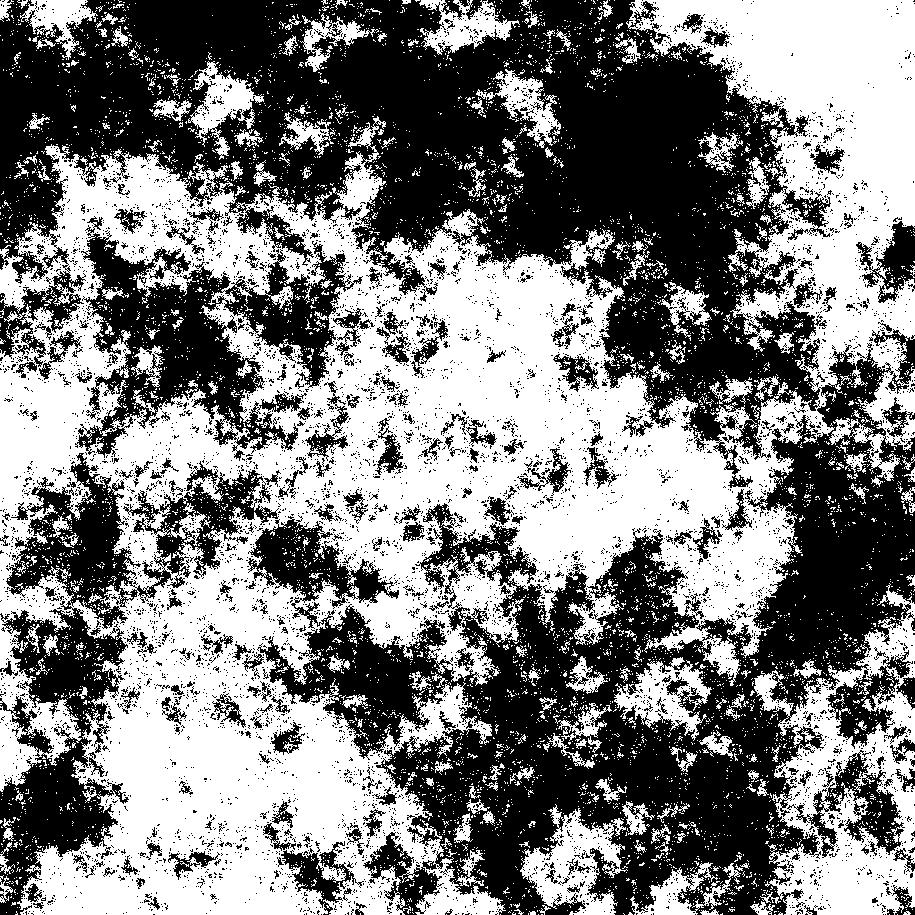
#> input picture sample_fractals/s2_d1.8.png, 915 x 915 px
$ python boxes-draw.py
#> lines starting #> are read from the running program, lines starting #| are printed output that depends on the picture; after the words box and inside, x2 and y2 are one past the last pixel; in counts of white or black regions, pixels touching at a corner belong together
import numpy as np
import cv2
import matplotlib.pyplot as plt

# Define canvas size
size = 1024
height = size+1
width = size+1

# Get subdivision sizes
n = 2**np.floor(np.log(height)/np.log(2)) # Greatest power of 2 less than or equal to canvas
# Extract the exponent
n = int(np.log(n)/np.log(2))
sizes = 2**np.arange(n-1, 0, -1)
boxcounts = {size: 0 for size in sizes}

# Load image
file = 's2_d1.8.png'
canvas = cv2.imread('sample_fractals/' + file, 3)
#> canvas is the input picture: shape (915, 915, 3); 49.7% white; 7106 white regions (6853 under 20 px), largest, box (x1, y1, x2, y2) and area: (0, 0, 915, 915) 333670, (754, 583, 915, 915) 22534, (520, 804, 628, 915) 5472
canvas = cv2.resize(canvas, dsize=[height, width], interpolation=cv2.INTER_AREA)
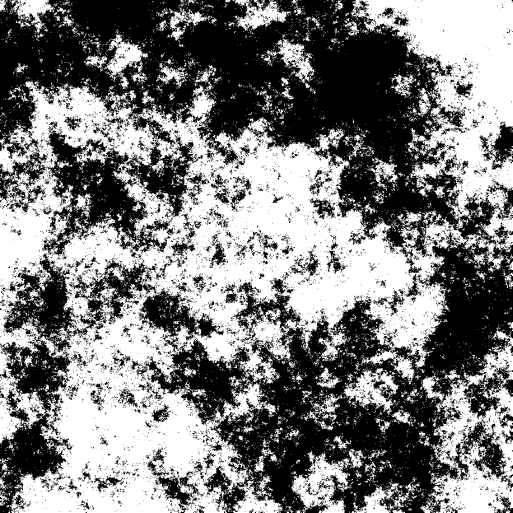
#> canvas: shape (1025, 1025, 3) (shown at 1/2 size); min 0, max 255, mean 126.8
# Specify a threshold 0-255
threshold = 128
# make all pixels < threshold black
binarized = canvas > threshold
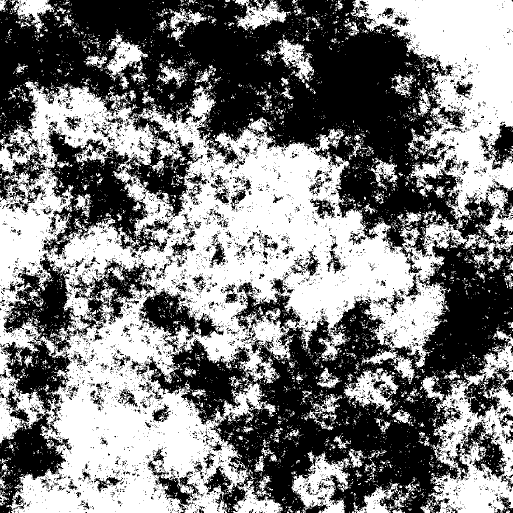
#> binarized: shape (1025, 1025, 3) bool (shown at 1/2 size); 49.6% white; 6540 white regions (6206 under 20 px), largest, box (x1, y1, x2, y2) and area: (0, 0, 1025, 1025) 417917, (845, 653, 1025, 1025) 28351, (583, 901, 702, 1025) 6923


def boxcount2d(subdiv):
    for s in subdiv:
        # Reset box counter
        bc = 0
        # Make list of box corners
        corners = []
        for y in range(0, height, int(height/s)):
            for x in range(0, height, int(height/s)):
                corners.append([x, y])

        # Detect edges and draw box
        for c in range(1, len(corners)-s):
            boxval = np.mean(binarized[corners[c-1][1]:corners[c+s][1], corners[c-1][0]:corners[c][0]])
            if 0.0 < boxval < 1.0:
                cv2.rectangle(canvas, corners[c], corners[c+s], (0, 0, 255), 1)
                bc += 1

        boxcounts[s] = bc

        cv2.imshow('img', canvas)
        cv2.waitKey(16)
#> this loop made 9 passes
#> pass 1, in boxcount2d, `cv2.imshow('img', canvas)`:
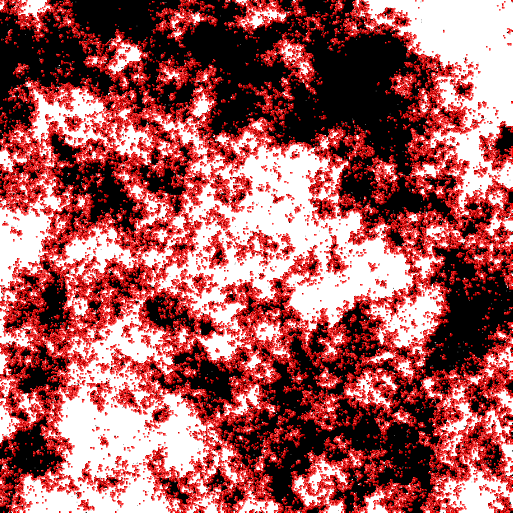
#> window 'img': shape (1025, 1025, 3) (shown at 1/2 size); mean B, G, R 90, 90, 163.3
#> pass 2, in boxcount2d, `cv2.imshow('img', canvas)`:
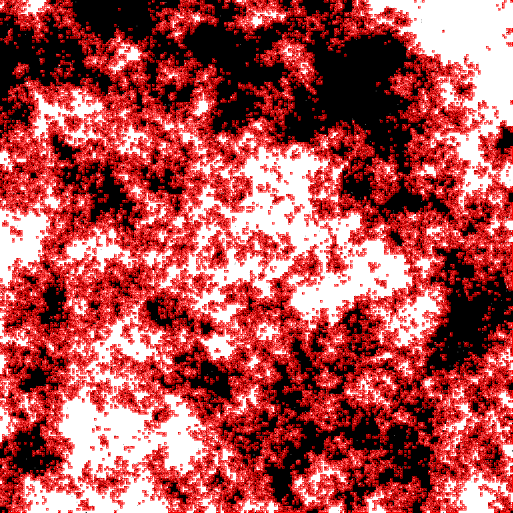
#> window 'img': shape (1025, 1025, 3) (shown at 1/2 size); mean B, G, R 78, 78, 175.3
#> after the loop:
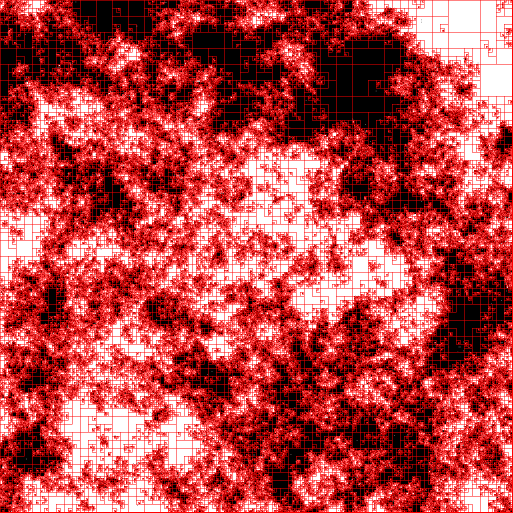
#> canvas: shape (1025, 1025, 3) (shown at 1/2 size); mean B, G, R 70.1, 70.1, 183.4
#> after the loop, boxcounts = 9 items

    return canvas, boxcounts

boxes, boxcounts = boxcount2d(sizes)

#cv2.imwrite('output/' + file, boxes)

print(boxcounts)
#| {512: 59030, 256: 30792, 128: 11425, 64: 3544, 32: 985, 16: 254, 8: 64, 4: 16, 2: 4}


# plot
x = [x for x in boxcounts.keys()]
#> x = [512, 256, 128, 64, 32, 16, 8, 4, 2]
y = [y for y in boxcounts.values()]
#> y = [59030, 30792, 11425, 3544, 985, 254, 64, 16, 4]

m, b = np.polyfit(np.log(x), np.log(y), 1)
#> m = 1.78; b = 0.446

#plt.xscale("log")
#plt.yscale("log")

plt.plot(np.log(sizes), m*np.log(sizes)+b, label=f"{round(m, 2)}")

plt.scatter(np.log(x), np.log(y))
leg = plt.legend()

plt.show()
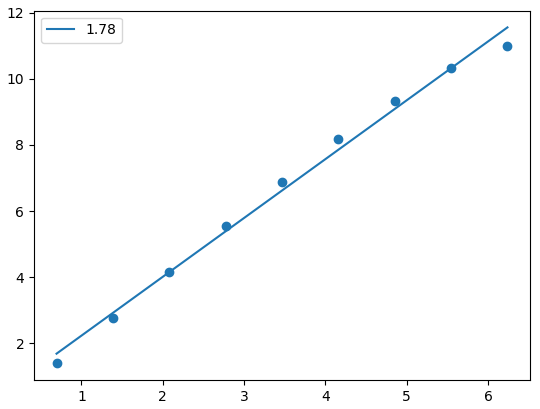
#> figure drawn by matplotlib, 1 panel

$ run again, with sample_fractals/s2_d1.0.png copied over sample_fractals/s2_d1.8.png
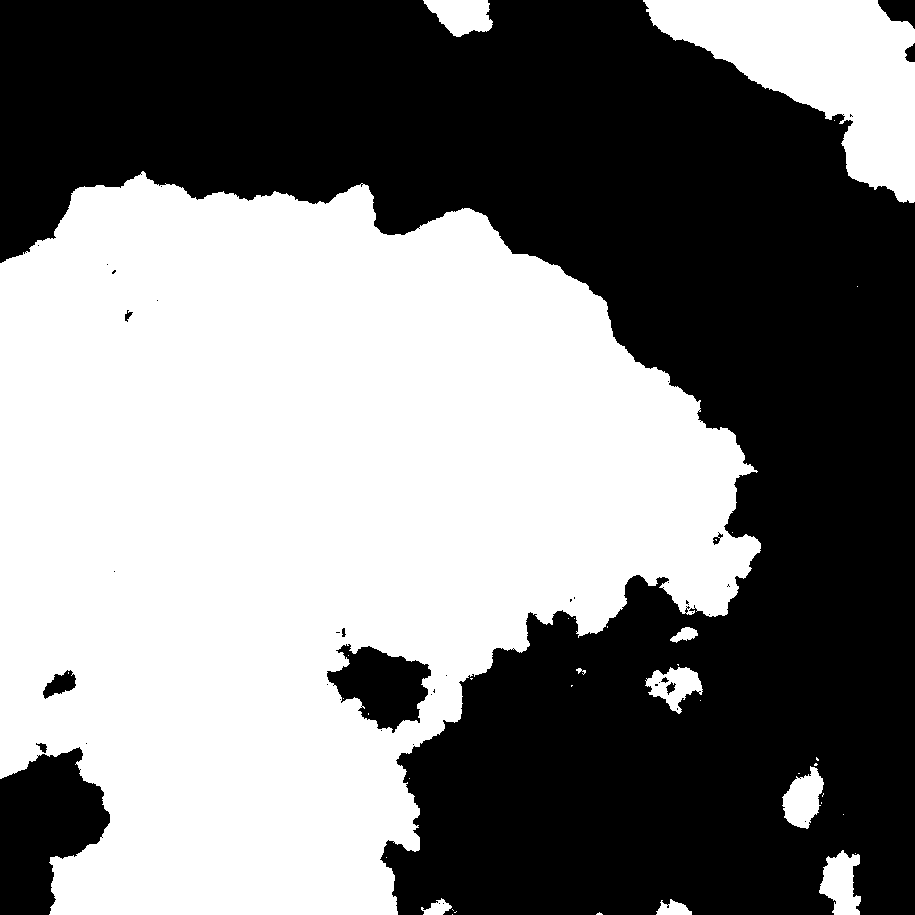
#> input picture sample_fractals/s2_d1.0.png, 915 x 915 px
#> canvas is the input picture: shape (915, 915, 3); 49.9% white; 38 white regions (28 under 20 px), largest, box (x1, y1, x2, y2) and area: (0, 171, 761, 915) 383522, (643, 0, 915, 203) 26870, (819, 850, 861, 915) 1785
#> binarized: shape (1025, 1025, 3) bool; 49.9% white; 37 white regions (27 under 20 px), largest, box (x1, y1, x2, y2) and area: (0, 192, 852, 1025) 481238, (720, 0, 1025, 227) 33717, (917, 952, 965, 1025) 2243
#> after the loop in boxcount2d, `for s in subdiv:`:
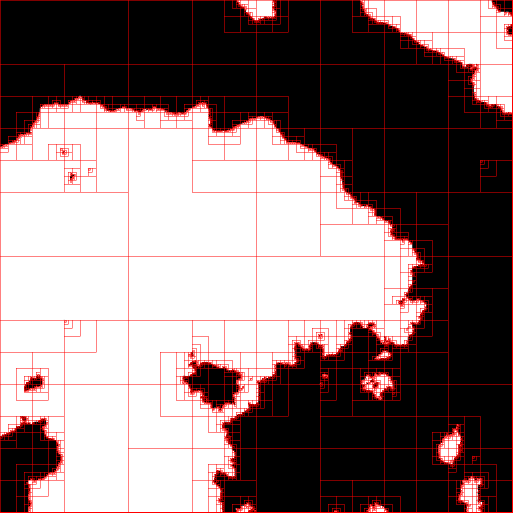
#> canvas: shape (1025, 1025, 3) (shown at 1/2 size); mean B, G, R 120.2, 120.2, 135
#> after the loop in boxcount2d, `for s in subdiv:`: boxcounts = 9 items
#| {512: 1822, 256: 1289, 128: 733, 64: 378, 32: 181, 16: 89, 8: 39, 4: 16, 2: 4}
#> x = [512, 256, 128, 64, 32, 16, 8, 4, 2]
#> y = [1822, 1289, 733, 378, 181, 89, 39, 16, 4]
#> m = 1.08; b = 1.22
#> `plt.show()`:
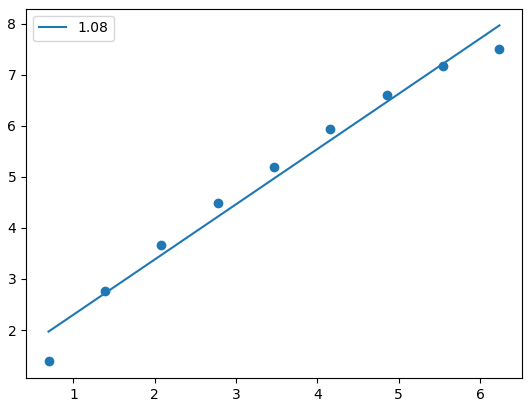
#> figure drawn by matplotlib, 1 panel

$ run again, with sample_fractals/s2_d1.2.png copied over sample_fractals/s2_d1.8.png
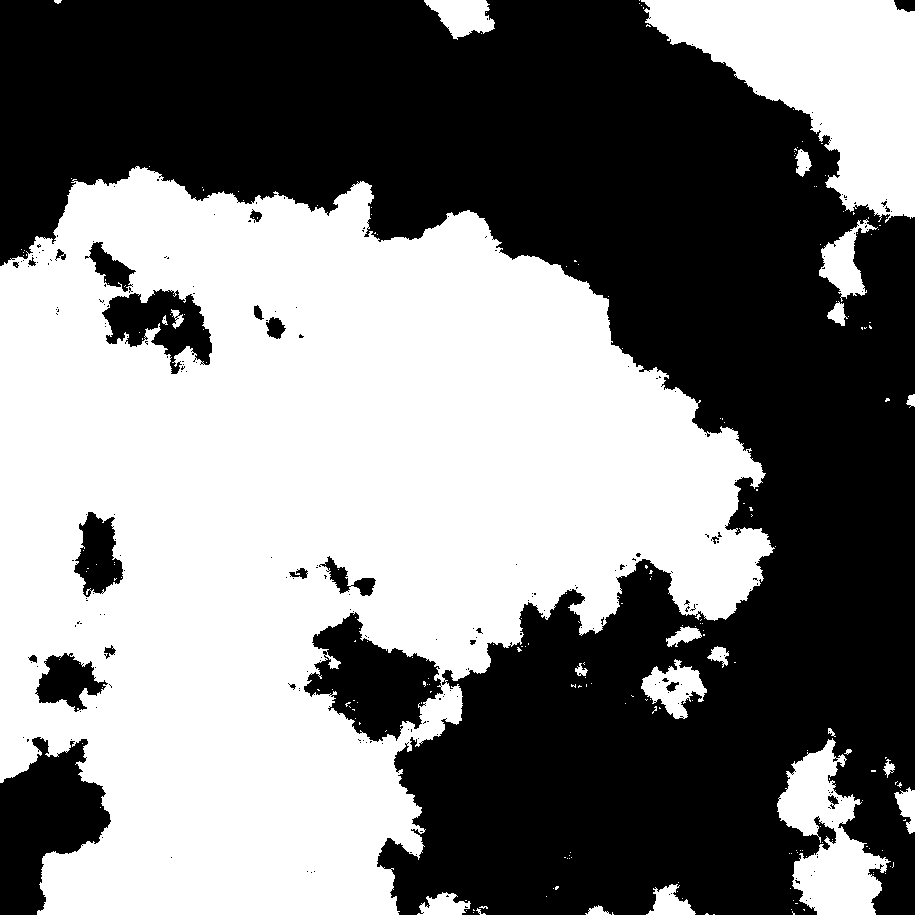
#> input picture sample_fractals/s2_d1.2.png, 915 x 915 px
#> canvas is the input picture: shape (915, 915, 3); 49.8% white; 221 white regions (198 under 20 px), largest, box (x1, y1, x2, y2) and area: (0, 166, 775, 915) 365592, (641, 0, 915, 223) 31584, (777, 738, 891, 915) 9727
#> binarized: shape (1025, 1025, 3) bool; 49.8% white; 205 white regions (182 under 20 px), largest, box (x1, y1, x2, y2) and area: (0, 186, 868, 1025) 458771, (718, 0, 1025, 249) 39632, (870, 827, 998, 1025) 12190
#> after the loop in boxcount2d, `for s in subdiv:`:
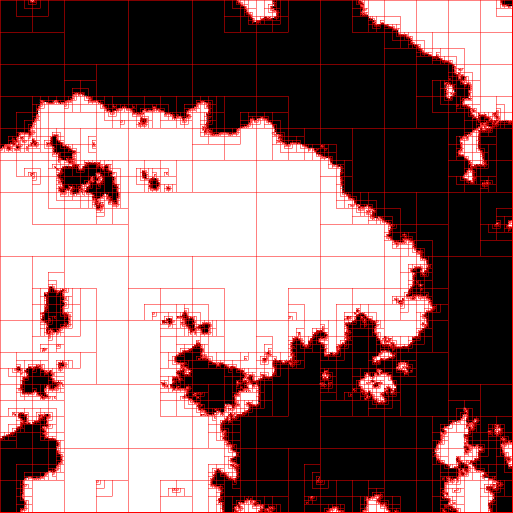
#> canvas: shape (1025, 1025, 3) (shown at 1/2 size); mean B, G, R 115.2, 115.2, 138.8
#> after the loop in boxcount2d, `for s in subdiv:`: boxcounts = 9 items
#| {512: 4428, 256: 2904, 128: 1497, 64: 704, 32: 310, 16: 126, 8: 54, 4: 16, 2: 4}
#> x = [512, 256, 128, 64, 32, 16, 8, 4, 2]
#> y = [4428, 2904, 1497, 704, 310, 126, 54, 16, 4]
#> m = 1.25; b = 1.11
#> `plt.show()`:
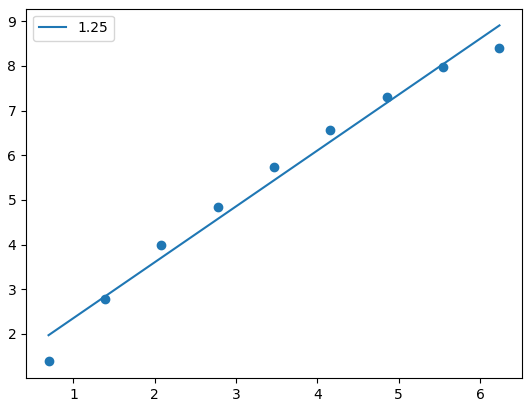
#> figure drawn by matplotlib, 1 panel
